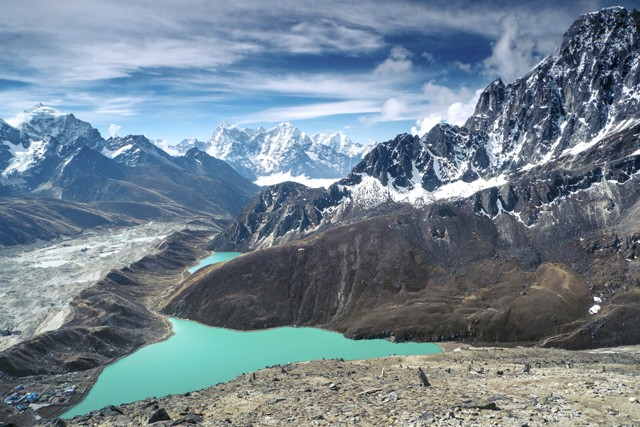
%> input picture Image Processing/himalayas.jpg, 640 x 427 px
$ octave Thresholding.m   (GNU Octave 9; MATLAB toolbox functions it lacks are replaced by stand-ins)
%> lines starting %> are read from the running program, lines starting %| are printed output that depends on the picture; in (x1, y1, x2, y2) boxes, pixels count from 0 and x2, y2 are one past the last pixel; in counts of white or black regions, pixels touching at a corner belong together; the program's own positions count from 1
clear, clc;
a = imread('himalayas.jpg');
%> a is the input picture: size 427x640x3 uint8; mean R, G, B 114.8, 131.7, 144.4
a_gray = rgb2gray(a);
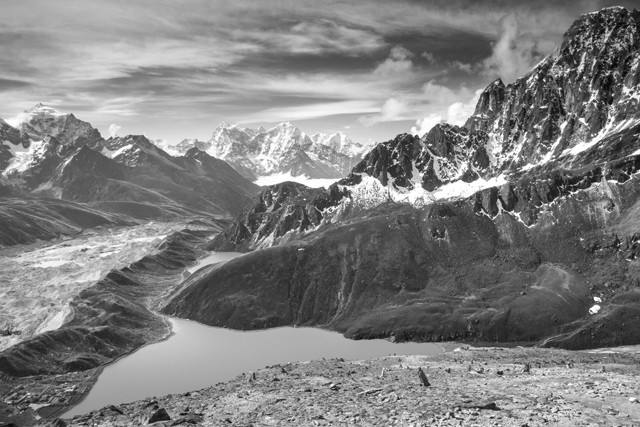
%> a_gray: size 427x640 uint8; min 1, max 255, mean 128.1
a_gray = im2double(a_gray);
%> a_gray: size 427x640 double

otsu_level = graythresh(a_gray);
%> otsu_level = 0.51

b_otsu_thresh = im2bw(a_gray, otsu_level);
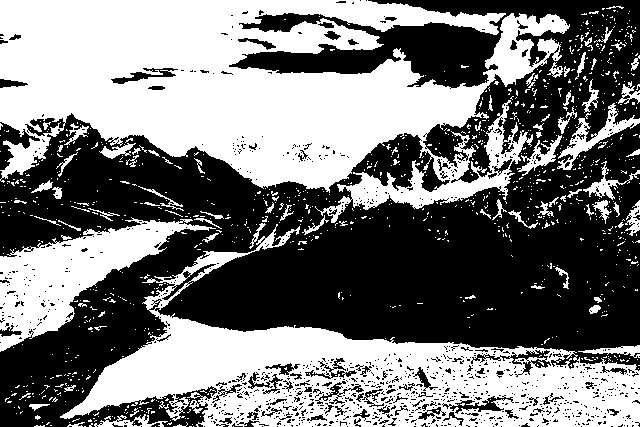
%> b_otsu_thresh: size 427x640 logical; 47.6% white; 999 white regions (912 under 20 px), largest, box (x1, y1, x2, y2) and area: (0, 0, 570, 223) 70164, (60, 224, 640, 427) 39022, (0, 217, 216, 352) 10333
b1 = im2bw(a_gray, 50/255);
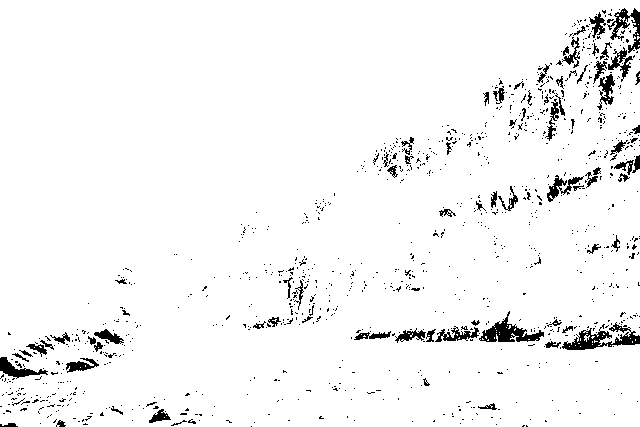
%> b1: size 427x640 logical; 95.9% white; 1049 black regions (965 under 20 px), largest, box (x1, y1, x2, y2) and area: (562, 322, 640, 350) 855, (479, 311, 544, 342) 751, (607, 8, 640, 53) 518
b2 = im2bw(a_gray, 100/255);
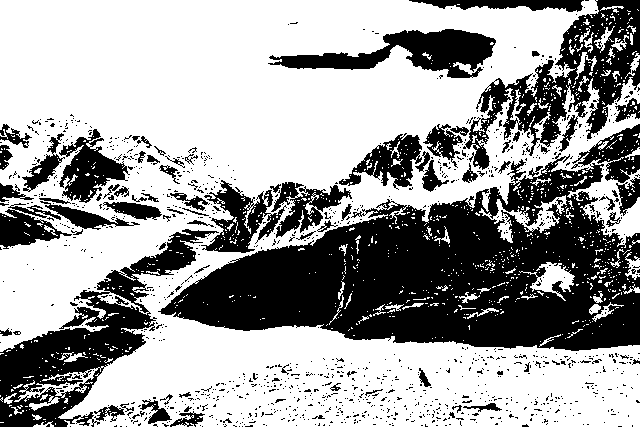
%> b2: size 427x640 logical; 62.7% white; 1195 black regions (1111 under 20 px), largest, box (x1, y1, x2, y2) and area: (158, 124, 640, 351) 51254, (0, 229, 219, 427) 12059, (463, 0, 640, 170) 10046
b3 = im2bw(a_gray, 150/255);
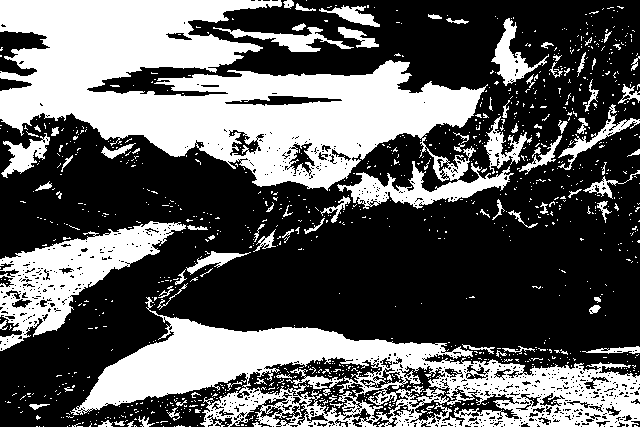
%> b3: size 427x640 logical; 37.2% white; 1087 white regions (995 under 20 px), largest, box (x1, y1, x2, y2) and area: (0, 0, 514, 209) 49549, (70, 297, 640, 427) 28904, (0, 221, 186, 351) 8587

figure, subplot(2, 3, 1), imshow(a), title('Original');
subplot(2, 3, 2), imshow(a_gray), title('Double Gray');
subplot(2, 3, 3), imshow(b_otsu_thresh), title('Otsu Thresh');
subplot(2, 3, 4), imshow(b1), title('Thresh = 50');
subplot(2, 3, 5), imshow(b2), title('Thresh = 100');
subplot(2, 3, 6), imshow(b3), title('Thresh = 150');

$ run again, with Image Processing/me.jpg copied over Image Processing/himalayas.jpg
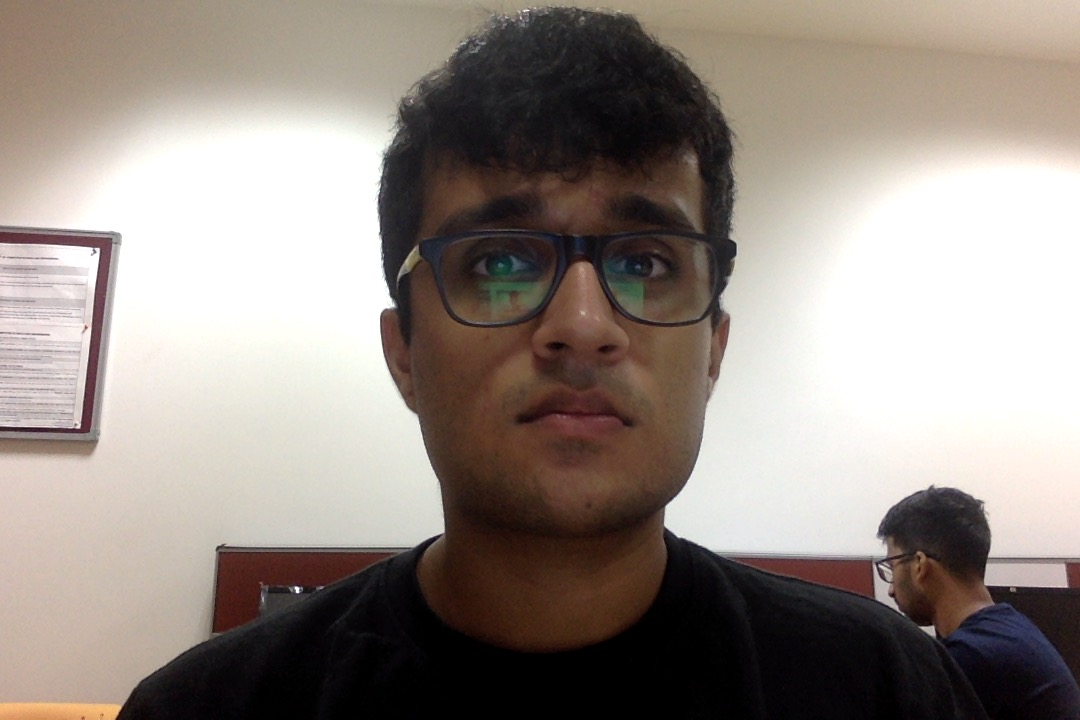
%> input picture Image Processing/me.jpg, 1080 x 720 px
%> a is the input picture: size 720x1080x3 uint8; mean R, G, B 148.3, 138.6, 131.7
%> `a_gray = rgb2gray(a);`:
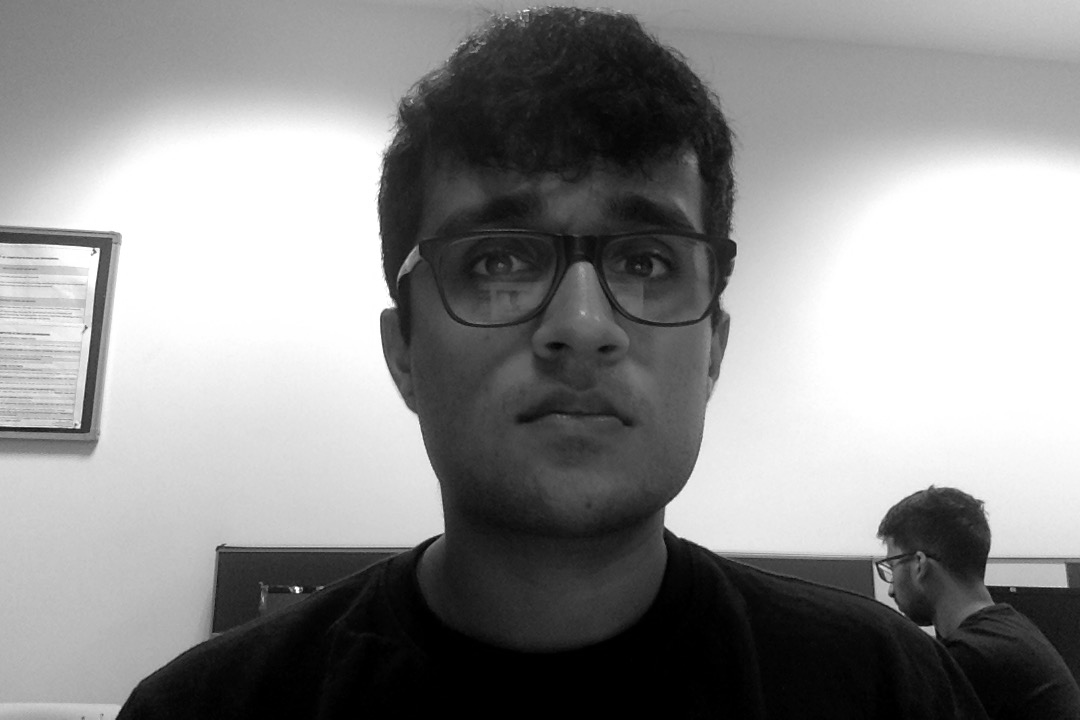
%> a_gray: size 720x1080 uint8; min 0, max 255, mean 140.7
%> otsu_level = 0.49
%> b_otsu_thresh: size 720x1080 logical; 58.9% white; 63 black regions (59 under 20 px), largest, box (x1, y1, x2, y2) and area: (115, 6, 1080, 720) 314276, (0, 227, 113, 434) 3796, (0, 431, 98, 453) 1081, (0, 0, 7, 12) 47
%> b1: size 720x1080 logical; 72.5% white; 277 black regions (254 under 20 px), largest, box (x1, y1, x2, y2) and area: (116, 445, 1080, 720) 134702, (384, 15, 736, 350) 64436, (882, 496, 989, 587) 5331
%> b2: size 720x1080 logical; 60.2% white; 46 black regions (41 under 20 px), largest, box (x1, y1, x2, y2) and area: (115, 7, 1080, 720) 305447, (0, 232, 112, 434) 3369, (708, 341, 720, 381) 256, (0, 438, 94, 444) 232, (989, 558, 1069, 559) 80
%> `b3 = im2bw(a_gray, 150/255);`:
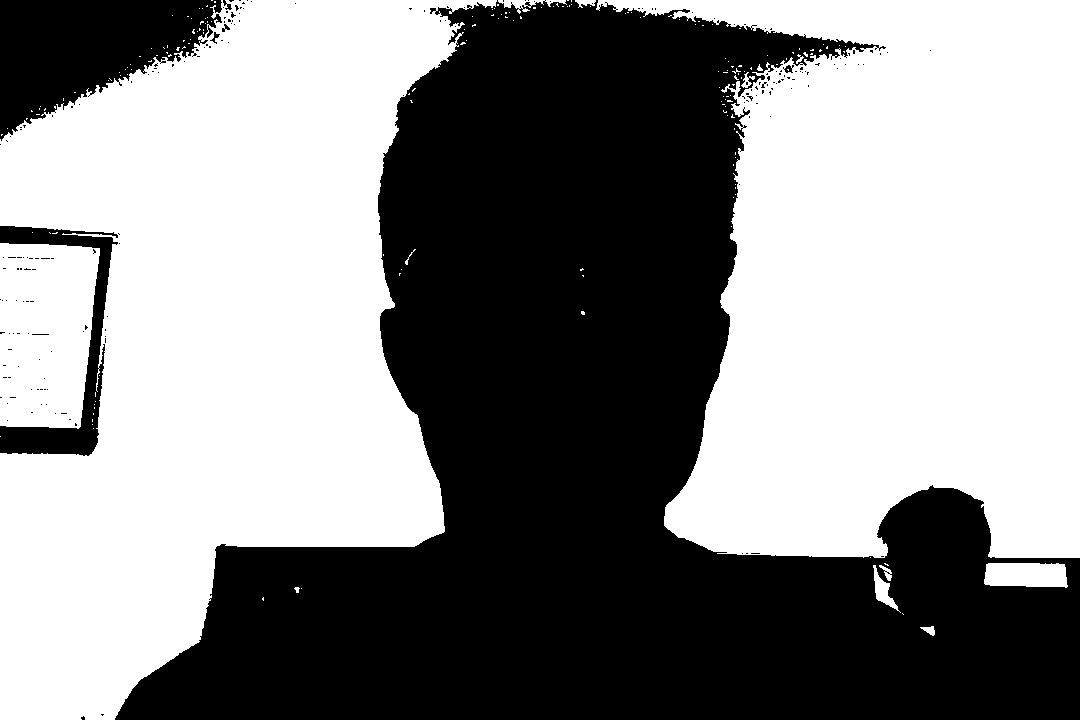
%> b3: size 720x1080 logical; 54.6% white; 193 black regions (186 under 20 px), largest, box (x1, y1, x2, y2) and area: (115, 0, 1080, 720) 327241, (0, 0, 222, 141) 18417, (0, 226, 118, 456) 6629
